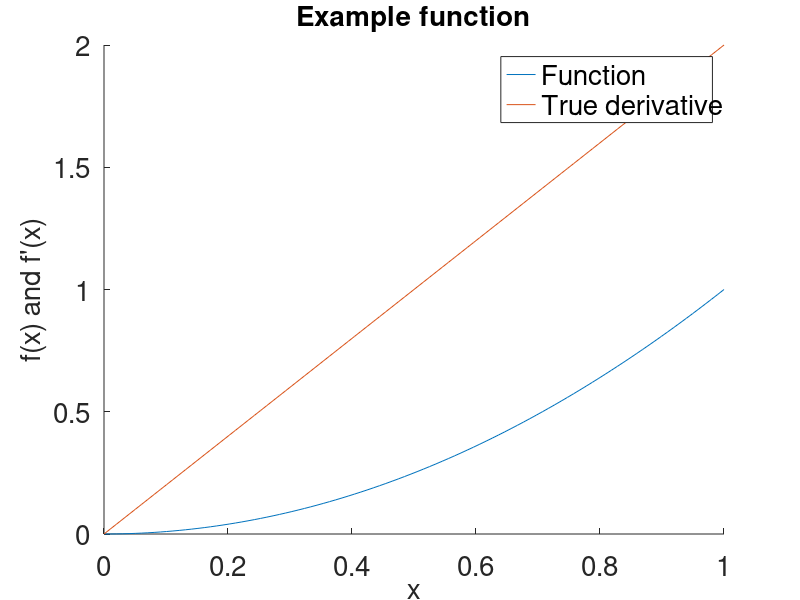

Here is the MATLAB script that generated this plot: (Note: this script raises an error after producing the figure.)
%%% SIO112 
%%% Chapter 5 + ε
%%% Section 2: Automatic differentiation
% William Davis, April 2023
clearvars,close all

%% Plotting variables
big_font = 20;

%% Example function

x_domain = linspace(0,1,100);

f = @(x) x^2;
dfdx = @(x) 2*x;

f_sample = arrayfun(f,x_domain);

dfdx_sample = arrayfun(dfdx,x_domain);

figure
hold on
plot(x_domain,f_sample)
plot(x_domain,dfdx_sample)
xlabel('x')
ylabel('f(x) and f''(x)')
title('Example function')
legend('Function','True derivative')
set(findall(gcf,'-property','FontSize'),'FontSize',big_font)

%% Implementing dual numbers 

% Constructor (use this anonymous function, or Dual.m)
%Dual = @(a,b) [a,b;0,a];

% Standard/real part (use this anonymous function, or st.m)
%st = @(z) z(1,1);

% Infinitesimal part (use this anonymous function, or in.m)
%in = @(z) z(1,2);

% Testing

z_example = Dual(34,101);

disp(st(z_example))
disp(in(z_example))

%% Exercise 2.3 -- First dual number experiment

x_eval = 5;

z_eval = Dual(x_eval,1);

dual_result = f(z_eval);

real_part = st(dual_result);
inft_part = in(dual_result);

disp(real_part)
disp(inft_part)

%% Exercise 2.4 -- Another experiment
% Function f_1(x) in exercise 1.2

f1 = @(x) 4*x^3 + 2*x - 100*x^0;

x_eval = 1;

z_eval = Dual(x_eval,1);

dual_result = f1(z_eval);

real_part = st(dual_result);
inft_part = in(dual_result);

disp(real_part)
disp(inft_part)

%% Exercise 2.5 -- Another experiment
% Function f_4(x) in exercise 1.2

figure,plot(linspace(0,1.1,100),arrayfun(@f4,linspace(0,1.1,100)))

x_eval = 1.01;

z_eval = Dual(x_eval,1);

dual_result = f4(z_eval);

real_part = st(dual_result);
inft_part = in(dual_result);

disp(real_part)
disp(inft_part)
